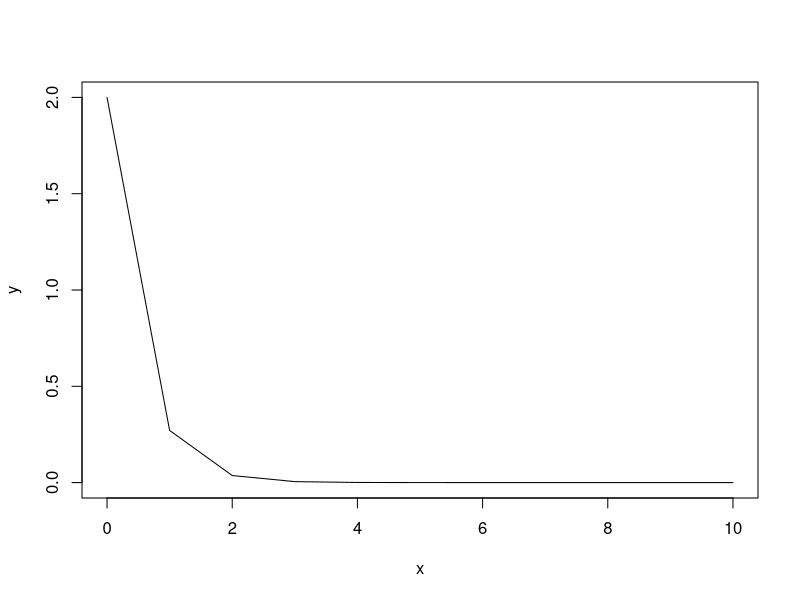
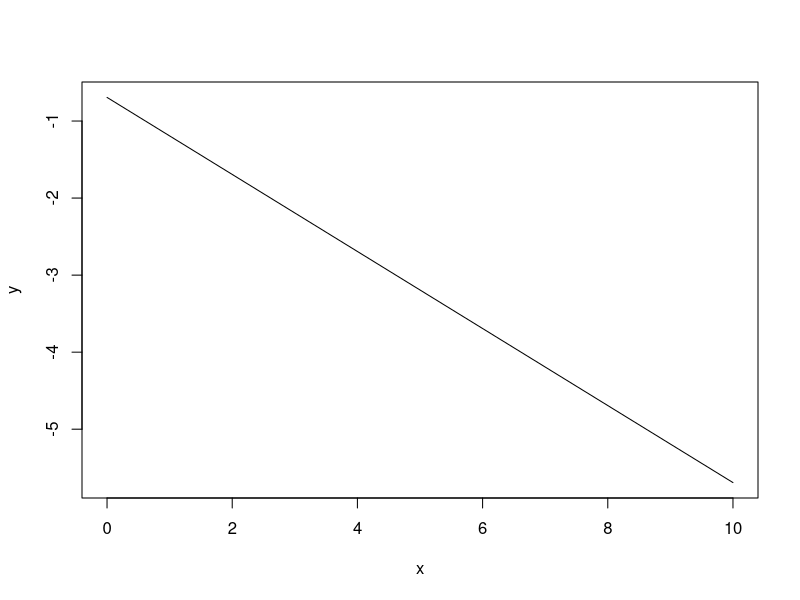
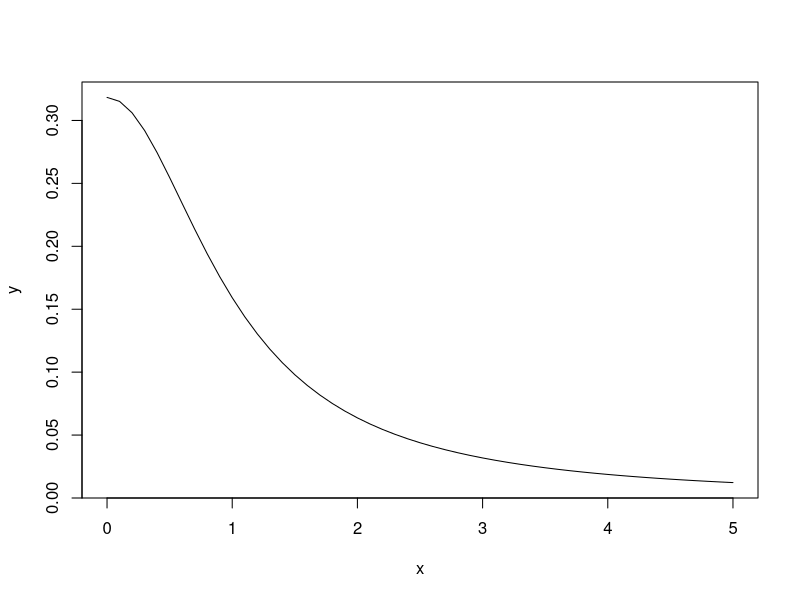
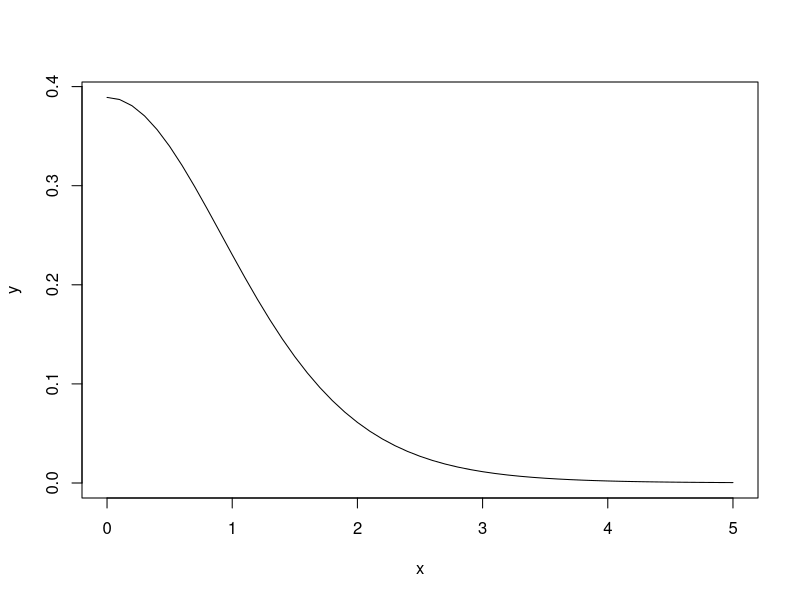
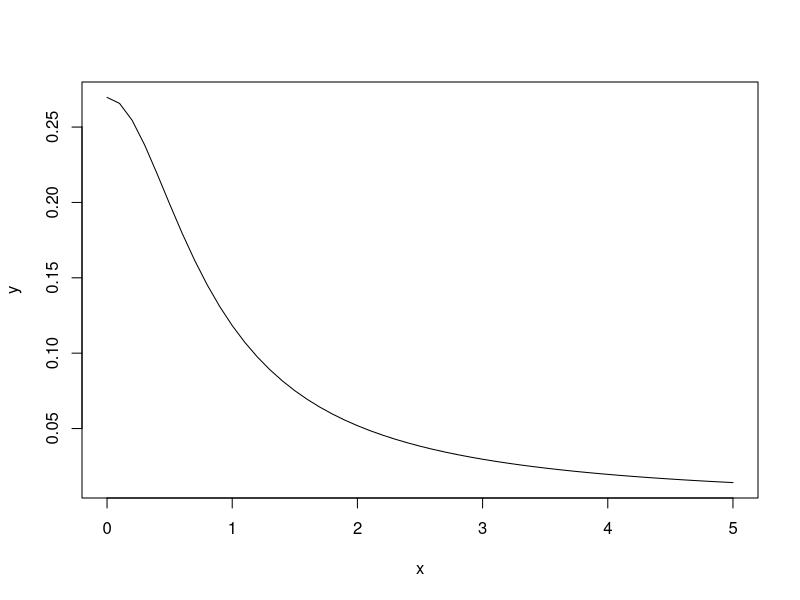
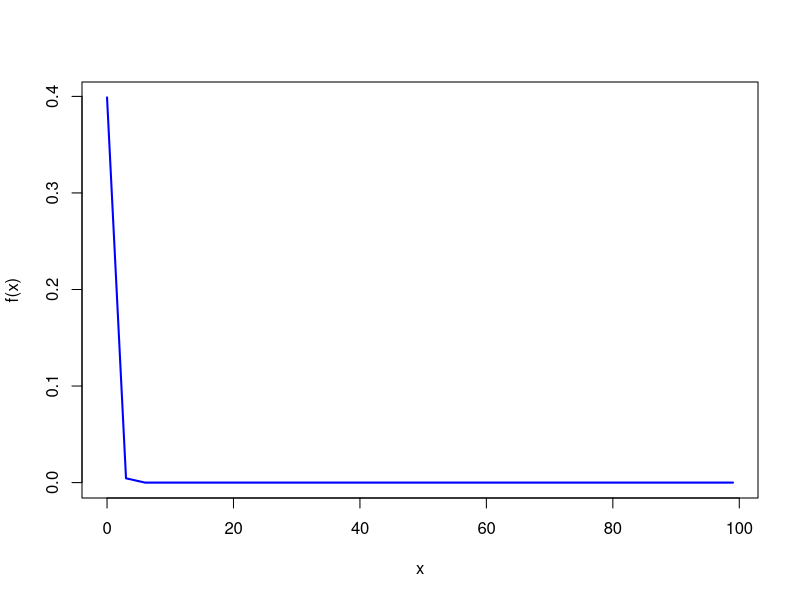

Source code (R) for these figures, in order: (Note: this script raises an error after producing the figures.)
#Laborator 3
#I
density_exponential = function(lambda, n, a) {
          x = seq(0, a, n);
          y = dexp(x, lambda);
          plot(x, y, type = 'l');
}

density_exponential(2.0,1,10)
#I.1.a)

density_gama = function(alpha,lambda, n, a) {
  x = seq(0, a, n);
  y = dexp(x, alpha, rate=lambda);
  plot(x, y, type = 'l');
}
density_gama(1,1/2,0.1,10)

#I.1.b)
density_student = function(r, n, a) {
  x = seq(0, a, n);
  y = dt(x, r);
  plot(x, y, type = 'l');
}
density_student(1,0.1,5)
density_student(10,0.1,5)
density_student(0.5,0.1,5)

#II.LNM

#Var1
LLN_Poisson = function(lambda, n) { #n este nr de generari
  sum = 0;
  for(i in 1:n) {
    u = rpois(1, lambda); #R generarea unei var aleatorii(random) si pois de poisson , 1 vine de la fptul ca generam cate un nr
    sum = sum + u;  #X1+X2+...+Xn
  }
  return(sum/n);
}
LLN_Poisson(2,100)
LLN_Poisson(2,10000)
LLN_Poisson(2,100000)

#Var2
LLN_Poisson = function(lambda, n) {
  return(mean(rpois(n, lambda))); 
}
LLN_Poisson(2,100000)


LLN_Gamma = function(alfa, lambda, n) {
  return(mean(rgamma(n, alfa, lambda)));
}
LLN_Gamma(1,2,100000)

#II.1.a)
LLN_Exp = function(lambda, n) {
  return(mean(rexp(n, lambda))); 
}
LLN_Exp(2,1000000)
 
#II.1.b)
LLN_Exp = function(m,p, n) {
  return(mean(rbinom(n, m,p))); 
}
LLN_Exp(5,0.2,100000000)


#III.TLC

CLT_Poisson = function(lambda, n, N, z) { # lambda distributie, N sa fie suficient de mare pt multe astfel de sume,
  expectation = lambda; #media teoretica a unei var aleatoare
  st_dev = lambda;
  upper_bound = z*st_dev/sqrt(n) + expectation;
  sum = 0;
  for(i in 1:N) { #calculam P
    x_n = mean(rpois(n, lambda));
    if(x_n <= upper_bound) {
      sum = sum + 1; # P_N
    }
  }
  return(c(sum/N,pnorm(z))); #pt multi-argumets
  #X la k de i sunt valori simulate conform distributiei date Poisson ın cazul exercitiului de fata).Se compara apoi aceasta probabilitate cu pnorm(z).
}
CLT_Poisson(2,30,10000,1)
CLT_Poisson(2,1000,10000,1)

#III.1
CLT_Exp = function(lambda, n, N, z) { # lambda distributie, N sa fie suficient de mare pt multe astfel de sume,
  expectation = 1/lambda; 
  st_dev = 1/ lambda; 
  upper_bound = z*st_dev/sqrt(n) + expectation;
  sum = 0;
  for(i in 1:N) { 
    x_n = mean(rexp(n, lambda));
    if(x_n <= upper_bound) {
      sum = sum + 1; 
    }
  } #Obtinem distributii exponentiale
  return(c(sum/N,pnorm(z))); #pt multi-argumets
}
CLT_Exp(2,30,100000,0)


#IV.M-L

#Standardizarea a unei var binomiale
binomial_probability = function(n, p, k) {
  expectation = n*p;##media pt distr liniara
  variance = n*p*(1 - p);  # X>k dispersia
  standard_deviation = sqrt(variance);
  q = (k + 0.5)/standard_deviation; #
  return(1 - pnorm(q));
}
binomial_probability(50,0.3,10)




#EXERCITII
#I.1.c)

density_norm=function(m,sigma,n,a)
{
  x = seq(0, a, n);
  y = dnorm(x,mean=m, sd= sigma)
  plot(x, y, type = "l",lwd=2, col="blue",  xlab="x", ylab="f(x)")
}
density_norm(0,1,3,100)

#II.2.
Student = function()
{
  # valori ale lui n si r
  n_values <- c(1000, 10000, 100000, 1000000)
  r_values <- c(1, 2, 3, 4, 5)
  
  for (r in r_values)
  { 
    if (r == 1 || r == 2)
      next 
    sigma <- sqrt(r/(r-2)) 
    for (n in n_values)
    {
      sigma_medie <- sigma/sqrt(n)  
      cat("Pentru n =", n, "si r =", r, ", deviatia standard a mediei aritmetice a", n, "variabile aleatoare Xi este", sigma_medie, "\n")
    }
  }
}
Student()

#III.2
verify_TLC= function(alpha, lambda, n, N, z) {
 
  data = rgamma(n * N, alpha, lambda)  # Generăm n * N variabile aleatoare Gamma(alpha, lambd)
  sample_mean = mean(data)  # Calculăm media 
  sample_sd = sd(data) #Calc deviația standard a datelor
  
  # Calculăm media și deviația standard pentru distribuția sumei de n variabile aleatoare Gamma(alpha, lambd)
  sum_mean = n * alpha / lambda
  sum_sd = sqrt(n * alpha / lambda^2)
  
  # Calculăm valoarea Z folosind formula standardizării
  z_value = (sample_mean - sum_mean) / (sum_sd / sqrt(n))
  
 
  if (z_value < z) {
    cat("Valoarea Z ", z_value, " este mai mică decât", z, "\n")
  } else {
    cat("Valoarea Z ", z_value, " este mai mare decât", z, "\n")
  }
}

verify_TLC(2, 0.5, 50, 10000, -1.5)


#IV.1.

binomial_probability = function(n, p, k) {
  expectation = n*p; #media pt distr liniara
  variance = n*p*(p-1);
  standard_deviation = sqrt(variance);
  q = (k + 0.5)/standard_deviation; #
  return(1 - pnorm(q));
}
binomial_probability()

